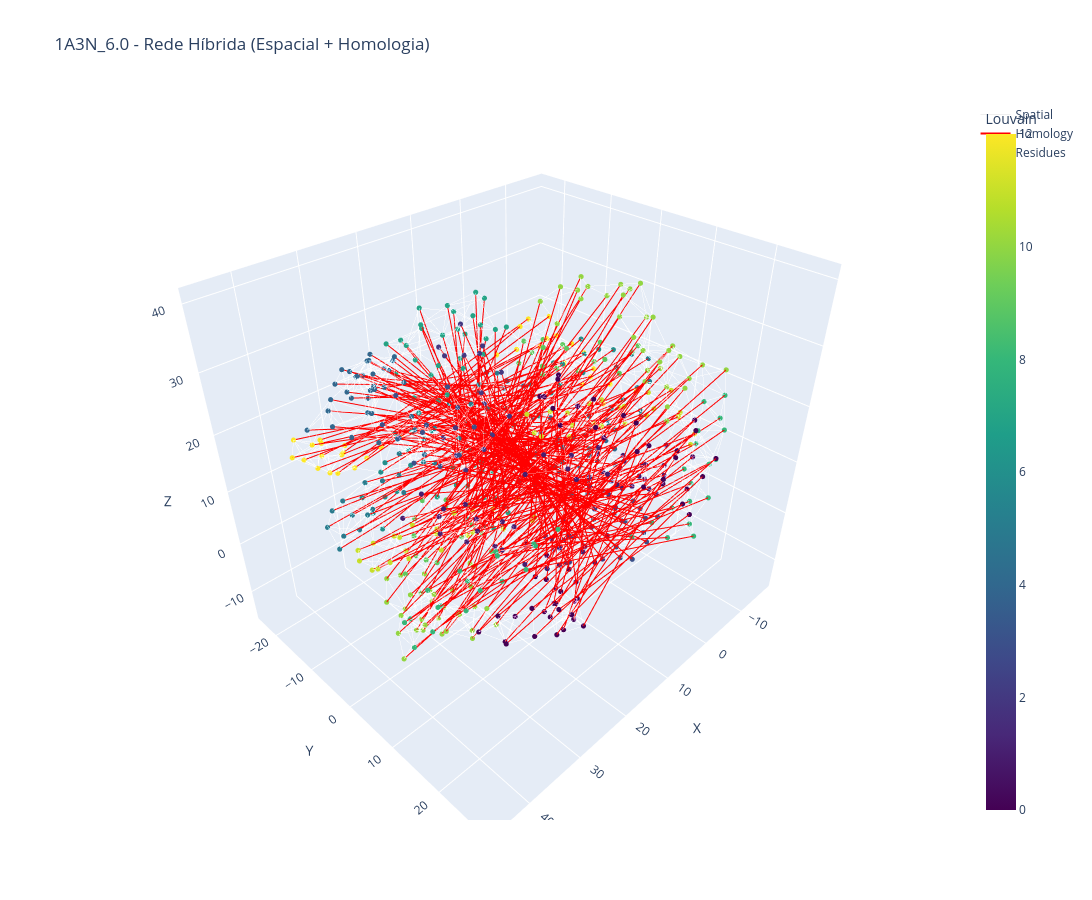

Source (notebook cell):
### Code cell
import plotly.graph_objects as go

# ==========================================================
# Coordenadas dos nós
# ==========================================================

node_x = []
node_y = []
node_z = []

node_color = []

for node in G.nodes():

    node_x.append(
        G.nodes[node]["x"]
    )

    node_y.append(
        G.nodes[node]["y"]
    )

    node_z.append(
        G.nodes[node]["z"]
    )

    node_color.append(
        louvain_membership[node]
    )

# ==========================================================
# Apenas arestas espaciais
# ==========================================================

spatial_x = []
spatial_y = []
spatial_z = []

for u, v, data in G.edges(data=True):

    if data["edge_type"] not in [
        "spatial",
        "mixed"
    ]:
        continue

    spatial_x.extend([
        G.nodes[u]["x"],
        G.nodes[v]["x"],
        None
    ])

    spatial_y.extend([
        G.nodes[u]["y"],
        G.nodes[v]["y"],
        None
    ])

    spatial_z.extend([
        G.nodes[u]["z"],
        G.nodes[v]["z"],
        None
    ])

spatial_trace = go.Scatter3d(
    x=spatial_x,
    y=spatial_y,
    z=spatial_z,
    mode="lines",
    name="Spatial",
    line=dict(
        width=1,
        color="rgba(150,150,150,0.15)"
    ),
    hoverinfo="none"
)

# ==========================================================
# Apenas arestas de homologia
# ==========================================================

homology_x = []
homology_y = []
homology_z = []

for u, v, data in G.edges(data=True):

    if data["edge_type"] not in [
        "homology",
        "mixed"
    ]:
        continue

    homology_x.extend([
        G.nodes[u]["x"],
        G.nodes[v]["x"],
        None
    ])

    homology_y.extend([
        G.nodes[u]["y"],
        G.nodes[v]["y"],
        None
    ])

    homology_z.extend([
        G.nodes[u]["z"],
        G.nodes[v]["z"],
        None
    ])

homology_trace = go.Scatter3d(
    x=homology_x,
    y=homology_y,
    z=homology_z,
    mode="lines",
    name="Homology",
    line=dict(
        width=2,
        color="red"
    ),
    hoverinfo="none"
)

# ==========================================================
# Nós coloridos por comunidade Louvain
# ==========================================================

node_trace = go.Scatter3d(
    x=node_x,
    y=node_y,
    z=node_z,
    mode="markers",
    name="Residues",

    marker=dict(
        size=3,

        color=node_color,

        colorscale="Viridis",

        showscale=True,

        colorbar=dict(
            title="Louvain"
        )
    ),

    text=[
        f"{node}<br>"
        f"Chain={G.nodes[node]['chain']}<br>"
        f"Resid={G.nodes[node]['resid']}"
        for node in G.nodes()
    ],

    hoverinfo="text"
)

# ==========================================================
# Figura
# ==========================================================

fig = go.Figure(
    data=[
        spatial_trace,
        homology_trace,
        node_trace
    ]
)

fig.update_layout(

    title=(nome_proteina+"_"+str(cutoff)+" - Rede Híbrida (Espacial + Homologia)"),

    width=1200,
    height=900,

    scene=dict(

        xaxis_title="X",
        yaxis_title="Y",
        zaxis_title="Z",

        aspectmode="data"
    ),

    showlegend=True
)

fig.show()

### Figure 1 — Plotly figure (JSON) as saved in the notebook; plotly's stock layout.template omitted (floating-point values rounded to 4 significant figures; data arrays with more than 128 entries replaced by an {"elided": "..."} marker saying what was removed)
{"data": [{"hoverinfo": "none", "line": {"color": "rgba(150,150,150,0.15)", "width": 1}, "mode": "lines", "name": "Spatial", "type": "scatter3d", "x": {"elided": "5295 float values"}, "y": {"elided": "5295 float values"}, "z": {"elided": "5295 float values"}}, {"hoverinfo": "none", "line": {"color": "red", "width": 2}, "mode": "lines", "name": "Homology", "type": "scatter3d", "x": {"elided": "858 float values"}, "y": {"elided": "858 float values"}, "z": {"elided": "858 float values"}}, {"hoverinfo": "text", "marker": {"color": {"elided": "572 int values"}, "colorbar": {"title": {"text": "Louvain"}}, "colorscale": [[0, "#440154"], [0.1111, "#482878"], [0.2222, "#3e4989"], [0.3333, "#31688e"], [0.4444, "#26828e"], [0.5556, "#1f9e89"], [0.6667, "#35b779"], [0.7778, "#6ece58"], [0.8889, "#b5de2b"], [1, "#fde725"]], "showscale": true, "size": 3}, "mode": "markers", "name": "Residues", "text": {"elided": "572 str values"}, "type": "scatter3d", "x": {"elided": "572 float values"}, "y": {"elided": "572 float values"}, "z": {"elided": "572 float values"}}], "layout": {"height": 900, "scene": {"aspectmode": "data", "xaxis": {"title": {"text": "X"}}, "yaxis": {"title": {"text": "Y"}}, "zaxis": {"title": {"text": "Z"}}}, "showlegend": true, "title": {"text": "1A3N_6.0 - Rede Híbrida (Espacial + Homologia)"}, "width": 1200}}
